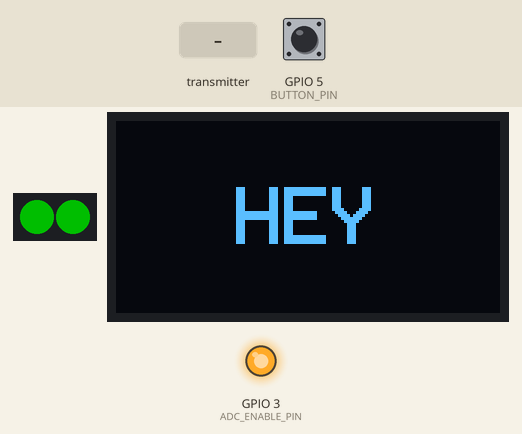
A program run on a simulated ESP32-C3. Parts: 2 RGB LEDs in strip order, left to right, 128×64 one-colour display, output pins drawn as LEDs (lit = HIGH). Inputs (shaded band) come from the test bench; at power-on: GPIO 5 (BUTTON_PIN) LOW (analog values on the 0–4095 scale). Dim RGB values are drawn brighter than linear; the OLED is the two-colour kind (top 16 rows yellow); what the program prints to the serial monitor is not drawn. At 7.1 s the program puts the board to deep sleep or switches it off; the recording ends there.

Above: at 0.4 s.
At 3.0 s:
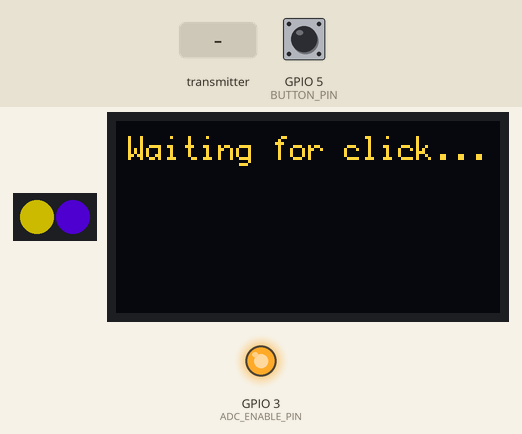
3.1 s: the transmitter starts sending id = 0
At 3.4 s:
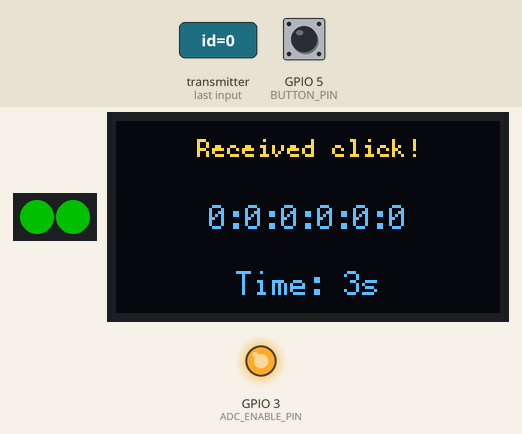
6.1 s: GPIO 5 (BUTTON_PIN) pulled HIGH for 0.15 s
At 6.8 s:
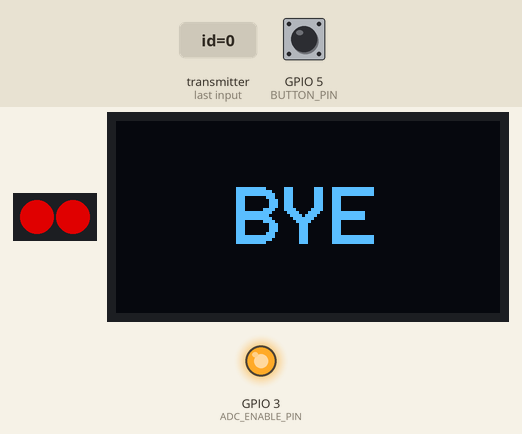
Timing chart, 0 to 7.1 s (numbered marks = the images above; inputs shaded):
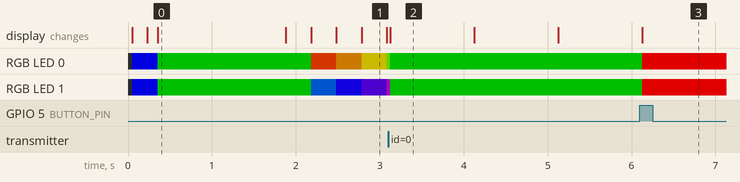

The program:

main.cpp
```cpp
#include <Arduino.h>
#include <WiFi.h>
#include <esp_now.h>
#include <FastLED.h>
#include <U8g2lib.h>
#include <Wire.h>

// Picoclick C3 hardware definitions
#define ADC_ENABLE_PIN  3
#define APA102_SDI_PIN  7
#define APA102_CLK_PIN  6
#define ADC_PIN         4
#define BUTTON_PIN      5

#define FPC_IO_1        2
#define FPC_IO_2        8
#define FPC_IO_BTN      BUTTON_PIN

#define SDA_PIN         FPC_IO_1
#define SCL_PIN         FPC_IO_2

#define NUM_LEDS        2
CRGB leds[NUM_LEDS];

// ESPNOW packet structure. Can be modified but should be the same on the receivers side.
typedef struct struct_message {
  int id;
  uint8_t local_mac[6];
  int value;
  int battery_level;
  int single_tap_duration;
} struct_message;

typedef struct struct_message_recv {
    bool answer;
} struct_message_recv;

struct_message data;
struct_message_recv data_answer;

#define ESPNOW_ID 8888 // Random 4 digit number
uint8_t receiver_address[] = {0x10, 0x91, 0xA8, 0x32, 0x7B, 0x70}; // Mac address of the receiver. 10:91:A8:32:7B:70
uint8_t local_address[] = {0x10, 0x91, 0xA8, 0x32, 0x7B, 0x70};

uint8_t temp_address[6];
uint8_t last_recv_address[6];

String mac;

bool need_answer = false;
bool answer_sent = false;
int oled_recv_state = 0;
int click_counter = 0;

#define MAX_DISPS   2
int current_display = 0;


unsigned long t_answer_send_on = 0;

void on_data_recv(const uint8_t * mac, const uint8_t *incomingData, int len) {
  memcpy(&data, incomingData, sizeof(data));
  memcpy(temp_address, mac, 6);
  need_answer = true;
  oled_recv_state = 0;
  click_counter++;
}

esp_now_peer_info_t peerInfo;

void send_answer(){
  memcpy(peerInfo.peer_addr, temp_address, 6);
  peerInfo.channel = 0;
  peerInfo.encrypt = false;

  if(esp_now_add_peer(&peerInfo) != ESP_OK){
    printf("Failed to add peer\r\n");
    return;
  }

  printf("send data_answer\r\n");

  data_answer.answer = true;

  esp_now_send(temp_address, (uint8_t *) &data_answer, sizeof(data_answer));
  if(esp_now_del_peer(temp_address) != ESP_OK){
    printf("Failed to delete peer\r\n");
    return;
  }
  memcpy(last_recv_address, temp_address, 6);
  memset(temp_address, 0, 6);

  answer_sent = true;
  t_answer_send_on = millis();
  leds[0] = CRGB::Green;
  leds[1] = CRGB::Green;
  FastLED.show();
}

String mac_to_string(uint8_t *addr){
  String mac_str = String(addr[0], HEX) + ":" + String(addr[1], HEX) + ":" + String(addr[2], HEX) + ":"
    + String(addr[3], HEX) + ":" + String(addr[4], HEX) + ":" + String(addr[5], HEX);
  mac_str.toUpperCase();
  return mac_str;
}

// U8X8_SSD1306_128X64_NONAME_HW_I2C u8g2(/* reset=*/ U8X8_PIN_NONE);
U8G2_SSD1306_128X64_NONAME_F_HW_I2C u8g2(U8G2_R0, /* reset=*/ U8X8_PIN_NONE);

struct fonts {
  const uint8_t* font;
  int width;
  int height;
};

enum box_alignment {
  Center,
  Left,
  Right
};

fonts font_xl = {u8g2_font_profont29_mf, 16, 19};
fonts font_m = {u8g2_font_profont17_mf, 9, 11};
fonts font_s = {u8g2_font_profont12_mf, 6, 8};
fonts font_xs = {u8g2_font_profont10_mf, 5, 6};

int left = 0, width = 128, top = 0, height = 64;


void print_text(bool clear_buf, String str, fonts f, box_alignment align, float pos, bool send_buf) {
  if(clear_buf) u8g2.clearBuffer();
  u8g2.setFont(f.font);
  int x = 0;
  if(align == Center) x = left + 0.5 * (width - (f.width * str.length() - 1));
  else if(align == Left) x = left + 5;
  else if(align == Right) x = left + width - f.width * str.length() - 5;
  u8g2.setCursor(x, top + pos * height + f.height / 2);
  u8g2.print(str);
  if(send_buf) u8g2.sendBuffer();
}

float get_battery_voltage(){
  digitalWrite(ADC_ENABLE_PIN, LOW);
  delayMicroseconds(10);
  int sum = 0;
  for(int i=0; i<100; i++){
    sum = sum + analogRead(ADC_PIN);
  }
  float result = sum/100.0;
  digitalWrite(ADC_ENABLE_PIN, HIGH);
  return float(result) * (1.42) - 50;
}


void setup(){
  pinMode(BUTTON_PIN, INPUT);
  pinMode(ADC_ENABLE_PIN, OUTPUT);
  pinMode(ADC_PIN, INPUT);
  analogReadResolution(12);

  digitalWrite(ADC_ENABLE_PIN, HIGH);

  WiFi.mode(WIFI_STA);

  FastLED.addLeds<APA102, APA102_SDI_PIN, APA102_CLK_PIN, BGR>(leds, NUM_LEDS).setCorrection(TypicalLEDStrip);
  FastLED.setBrightness(160);
  delay(50);

  if(esp_now_init() != ESP_OK) {
    printf("Error initializing ESP-NOW\r\n");
    return;
  }

  leds[0] = CRGB::Blue;
  leds[1] = CRGB::Blue;
  FastLED.show();

  esp_now_register_recv_cb(on_data_recv);

  delay(50);

  leds[0] = CRGB::Blue;
  leds[1] = CRGB::Blue;
  FastLED.show();

  mac = WiFi.macAddress();
  // printf("MAC %s\r\n", mac.c_str());

  Wire.begin(SDA_PIN, SCL_PIN);
  delay(100);

  u8g2.begin();
  delay(100);

  print_text(true, "HEY", font_xl, Center, 0.5, true);

  leds[0] = CRGB::Green;
  leds[1] = CRGB::Green;
  FastLED.show();
  delay(1500);

  print_text(true, "Waiting for click...", font_s, Center, 0.15, true);
}

unsigned long led_timer = millis();
unsigned long t_display = 0;
int hue1 = 0, hue2 = 0;
int brightness = 255;

void loop() {
  if(digitalRead(BUTTON_PIN) == 1){
    leds[0] = CRGB::Red;
    leds[1] = CRGB::Red;
    FastLED.show();
    print_text(true, "BYE", font_xl, Center, 0.5, true);
    delay(1000);
    esp_sleep_enable_timer_wakeup(5000000);
    esp_deep_sleep_start();
  }

  if(need_answer){
    need_answer = false;
    send_answer();
    oled_recv_state = 1;
    led_timer += 1000;
    print_text(true, "Received click!", font_xs, Center, 0.15, false);
    print_text(false, mac_to_string(last_recv_address), font_s, Center, 0.5, false);
    print_text(false, String("Time: " + String(millis()/1000) + "s"), font_s, Center, 0.85, true);
  }

  if(answer_sent){
    if(millis() >= t_answer_send_on + 1000){
      t_answer_send_on = millis();
      if(oled_recv_state == 1){

      }
      else if(oled_recv_state == 2){

      }
      else{
        answer_sent = false;
        current_display = 0;
      }
      oled_recv_state++;
    }
  }
  else{
    if(millis() >= t_display + 5000){
      t_display = millis();
      if(current_display == 0){
        print_text(true, "Waiting for click...", font_s, Center, 0.15, false);
        print_text(false, String(click_counter), font_xl, Center, 0.5, false);
        print_text(false, "total clicks", font_s, Center, 0.85, true);
      }
      else if(current_display == 1){
        print_text(true, "Waiting for click...", font_s, Center, 0.15, false);
        print_text(false, mac, font_s, Center, 0.5, false);
        print_text(false, "local address", font_s, Center, 0.85, true);
      }
      current_display = (current_display+1) % MAX_DISPS;
    }
  }

  if(millis() >= led_timer + 15){
    led_timer = millis();
    leds[0] = CHSV(hue1, 255, brightness);
    leds[1] = CHSV(hue2, 255, brightness);
    FastLED.show();

    hue1 = (hue1 + 1)%255;
    hue2 = (hue1 + 127)%255;
  }
}
```

Measured:
- after the input at 3.1 s, the display: changes at once (image 2)
- after the input at 6.1 s, the display: changes at once (image 3)
- what the display in image 0 shows lasts 1.5 s, from 0.4 s to 1.9 s
- what the display in image 2 shows lasts 1.0 s, from 3.1 s to 4.1 s
